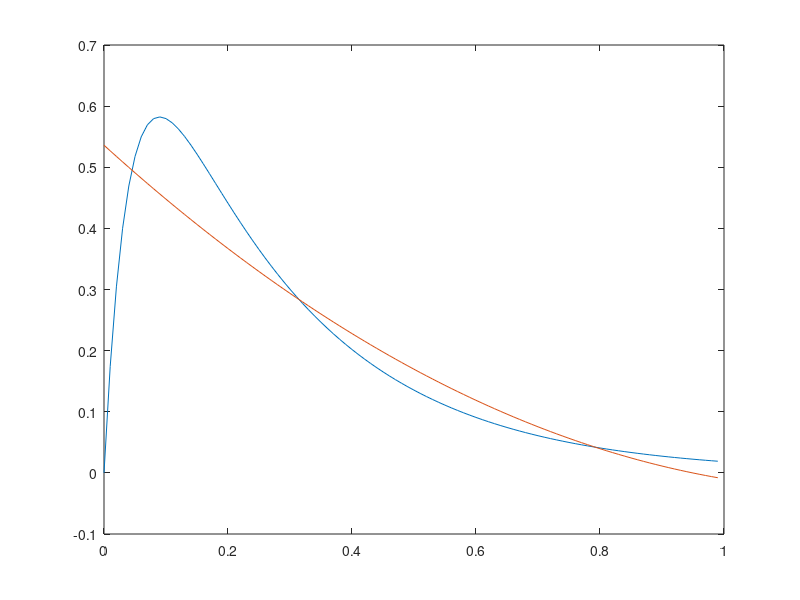

Here is the MATLAB script that generated this plot:

clearvars
close all

fx = @ (x, b, g) exp(-b * x) .* (1 - exp(-g * x));

fs = 100;
T  = 1;
N  = fs * T;
t  = 0:1/fs:T-1/fs;
b  = 4;
g  = 20;

f = fx(t,b,g);

c = polyfit(t, f, 2);
p = polyval(c, t);

figure('WindowStyle','docked')

plot(t, f); hold on;
plot(t, p);
